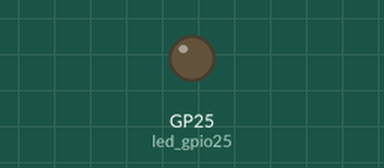
This program was run on a simulated Raspberry Pi Pico running MicroPython. On the bench: output pins drawn as LEDs (lit = HIGH).

Above: at 1.5 s.
At 6.42 s:
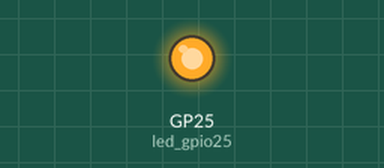
Timing chart, 0 to 8.0 s (numbered marks = the images above):
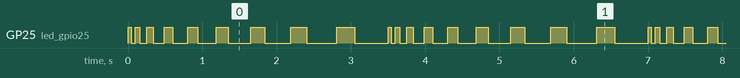

The program:

blink_temporizado.py
```python
# Blink

#Import Pin class from machine library to configure GPIO Pins.
from machine import Pin
#Import utime library to implement delay
import utime
#create an object of Pin class and set GPIO Parameters (GPIO Pin, Direction).
led_gpio25 = Pin(25, Pin.OUT)
#Create an infinite loop. This is similar to while(1) in C.
while True:
    for i in range(10):
        #Set value to 1 to turn ON LED.
        led_gpio25.value(1)
        #sleep_ms function provides delay in milliseconds.
        utime.sleep_ms(25*i+10+int(i*i/10))
        #Set value to 0 to turn OFF LED.
        led_gpio25.value(0)
        #Provide another 100ms delay to see the LED Blinking.
        utime.sleep_ms(50*i)

        #MODO DE TOGGLEO
        #Toggle the status of LED.
        #led_gpio25.toggle()
        #sleep_ms function provides delay in milliseconds.
        #utime.sleep_ms(400)
```

Measured:
- by itself, GP25 (led_gpio25): repeats every 3.5 s: LOW 0.05 s, HIGH 0.06 s, LOW 0.10 s, HIGH 0.09 s, LOW 0.15 s, HIGH 0.11 s, LOW 0.20 s, HIGH 0.14 s, LOW 0.25 s, HIGH 0.16 s, LOW 0.30 s, HIGH 0.19 s, LOW 0.35 s, HIGH 0.22 s, LOW 0.40 s, HIGH 0.24 s, LOW 0.45 s, HIGH 0.05 s
- by itself, everything shown: repeats every 3.5 s, in 18 steps
